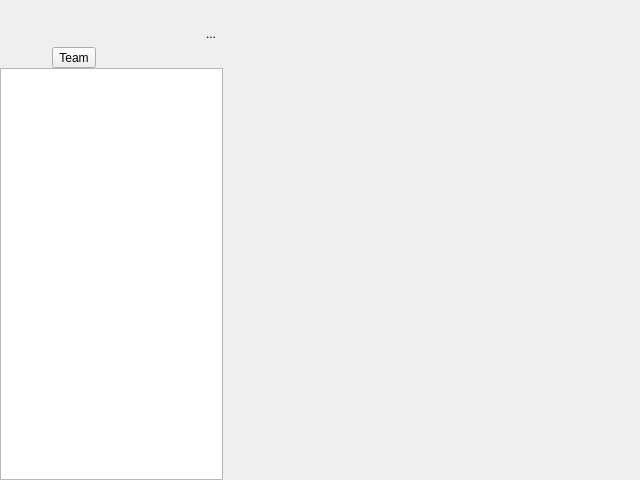
<?xml version="1.0" encoding="UTF-8"?>
<ui version="4.0">
 <class>MainWindow</class>
 <widget class="QMainWindow" name="MainWindow">
  <property name="geometry">
   <rect>
    <x>0</x>
    <y>0</y>
    <width>640</width>
    <height>480</height>
   </rect>
  </property>
  <property name="windowTitle">
   <string>MatterLeast</string>
  </property>
  <property name="windowOpacity">
   <double>1.000000000000000</double>
  </property>
  <widget class="QWidget" name="centralwidget">
   <layout class="QGridLayout" name="gridLayout_2" rowstretch="0,0" columnstretch="0,0">
    <property name="leftMargin">
     <number>0</number>
    </property>
    <property name="topMargin">
     <number>0</number>
    </property>
    <property name="rightMargin">
     <number>0</number>
    </property>
    <property name="bottomMargin">
     <number>0</number>
    </property>
    <property name="spacing">
     <number>0</number>
    </property>
    <item row="0" column="0">
     <widget class="QFrame" name="lefttop_frame">
      <property name="minimumSize">
       <size>
        <width>223</width>
        <height>68</height>
       </size>
      </property>
      <property name="maximumSize">
       <size>
        <width>16777215</width>
        <height>68</height>
       </size>
      </property>
      <property name="baseSize">
       <size>
        <width>223</width>
        <height>68</height>
       </size>
      </property>
      <property name="frameShape">
       <enum>QFrame::NoFrame</enum>
      </property>
      <property name="frameShadow">
       <enum>QFrame::Raised</enum>
      </property>
      <property name="lineWidth">
       <number>0</number>
      </property>
      <layout class="QHBoxLayout" name="horizontalLayout">
       <property name="spacing">
        <number>2</number>
       </property>
       <property name="leftMargin">
        <number>2</number>
       </property>
       <property name="topMargin">
        <number>0</number>
       </property>
       <property name="rightMargin">
        <number>0</number>
       </property>
       <property name="bottomMargin">
        <number>0</number>
       </property>
       <item>
        <widget class="Mattermost::PresenceAvatarLabel" name="usericon_label">
         <property name="sizePolicy">
          <sizepolicy hsizetype="Preferred" vsizetype="Preferred">
           <horstretch>0</horstretch>
           <verstretch>0</verstretch>
          </sizepolicy>
         </property>
         <property name="minimumSize">
          <size>
           <width>48</width>
           <height>48</height>
          </size>
         </property>
         <property name="maximumSize">
          <size>
           <width>48</width>
           <height>48</height>
          </size>
         </property>
         <property name="frameShape">
          <enum>QFrame::NoFrame</enum>
         </property>
        </widget>
       </item>
       <item>
        <layout class="QVBoxLayout" name="verticalLayout">
         <property name="spacing">
          <number>0</number>
         </property>
         <item>
          <widget class="QLabel" name="usernameLabel">
           <property name="minimumSize">
            <size>
             <width>200</width>
             <height>20</height>
            </size>
           </property>
           <property name="font">
            <font>
             <family>Open Sans</family>
             <pointsize>12</pointsize>
            </font>
           </property>
          </widget>
         </item>
         <item>
          <widget class="Mattermost::PresenceStatusLabel" name="statusLabel">
           <property name="text">
            <string/>
           </property>
          </widget>
         </item>
         <item>
          <widget class="Mattermost::TeamSelectorLabel" name="teamSelectorLabel">
           <property name="minimumSize">
            <size>
             <width>0</width>
             <height>18</height>
            </size>
           </property>
           <property name="text">
            <string>Team</string>
           </property>
          </widget>
         </item>
        </layout>
       </item>
       <item>
        <spacer name="sidebarHeaderSpacer">
         <property name="orientation">
          <enum>Qt::Horizontal</enum>
         </property>
         <property name="sizeHint" stdset="0">
          <size>
           <width>40</width>
           <height>20</height>
          </size>
         </property>
        </spacer>
       </item>
       <item>
        <widget class="QToolButton" name="searchButton">
         <property name="toolTip">
          <string>Search messages</string>
         </property>
         <property name="accessibleName">
          <string>Search messages</string>
         </property>
         <property name="text">
          <string/>
         </property>
         <property name="icon">
          <iconset resource="../resource.qrc">
           <normaloff>:/icons/search</normaloff>:/icons/search</iconset>
         </property>
         <property name="autoRaise">
          <bool>true</bool>
         </property>
        </widget>
       </item>
       <item>
        <widget class="QToolButton" name="toolButton">
         <property name="text">
          <string>...</string>
         </property>
         <property name="icon">
          <iconset resource="../resource.qrc">
           <normaloff>:/icons/burger</normaloff>:/icons/burger</iconset>
         </property>
         <property name="popupMode">
          <enum>QToolButton::InstantPopup</enum>
         </property>
         <property name="autoRaise">
          <bool>true</bool>
         </property>
        </widget>
       </item>
      </layout>
     </widget>
    </item>
    <item row="0" column="1" rowspan="2">
     <widget class="QStackedWidget" name="chatAreaStackedWidget">
      <property name="sizePolicy">
       <sizepolicy hsizetype="Preferred" vsizetype="Preferred">
        <horstretch>6</horstretch>
        <verstretch>0</verstretch>
       </sizepolicy>
      </property>
     </widget>
    </item>
    <item row="1" column="0">
     <widget class="Mattermost::ChannelTree" name="channelList">
      <property name="sizePolicy">
       <sizepolicy hsizetype="Preferred" vsizetype="Preferred">
        <horstretch>1</horstretch>
        <verstretch>0</verstretch>
       </sizepolicy>
      </property>
      <property name="minimumSize">
       <size>
        <width>100</width>
        <height>0</height>
       </size>
      </property>
      <property name="maximumSize">
       <size>
        <width>16777215</width>
        <height>16777215</height>
       </size>
      </property>
      <property name="contextMenuPolicy">
       <enum>Qt::CustomContextMenu</enum>
      </property>
      <property name="horizontalScrollBarPolicy">
       <enum>Qt::ScrollBarAlwaysOff</enum>
      </property>
      <property name="iconSize">
       <size>
        <width>20</width>
        <height>20</height>
       </size>
      </property>
      <property name="indentation">
       <number>8</number>
      </property>
      <property name="columnCount">
       <number>1</number>
      </property>
      <attribute name="headerVisible">
       <bool>false</bool>
      </attribute>
      <attribute name="headerMinimumSectionSize">
       <number>0</number>
      </attribute>
      <attribute name="headerDefaultSectionSize">
       <number>30</number>
      </attribute>
      <attribute name="headerStretchLastSection">
       <bool>false</bool>
      </attribute>
      <column>
       <property name="text">
        <string notr="true">1</string>
       </property>
      </column>
     </widget>
    </item>
   </layout>
  </widget>
  <widget class="QMenuBar" name="menubar">
   <property name="geometry">
    <rect>
     <x>0</x>
     <y>0</y>
     <width>640</width>
     <height>23</height>
    </rect>
   </property>
  </widget>
  <action name="actionAbout">
   <property name="text">
    <string>About</string>
   </property>
  </action>
 </widget>
 <customwidgets>
  <customwidget>
   <class>Mattermost::ChannelTree</class>
   <extends>QTreeWidget</extends>
   <header>sources/channel-tree/ChannelTree.h</header>
  </customwidget>
  <customwidget>
   <class>Mattermost::PresenceAvatarLabel</class>
   <extends>QLabel</extends>
   <header>ui/PresenceAvatarLabel.h</header>
  </customwidget>
  <customwidget>
   <class>Mattermost::PresenceStatusLabel</class>
   <extends>QLabel</extends>
   <header>ui/PresenceAvatarLabel.h</header>
  </customwidget>
  <customwidget>
   <class>Mattermost::TeamSelectorLabel</class>
   <extends>QToolButton</extends>
   <header>ui/TeamSelectorLabel.h</header>
  </customwidget>
 </customwidgets>
 <tabstops>
  <tabstop>channelList</tabstop>
  <tabstop>searchButton</tabstop>
  <tabstop>toolButton</tabstop>
 </tabstops>
 <resources>
  <include location="../resource.qrc"/>
 </resources>
 <connections/>
</ui>
